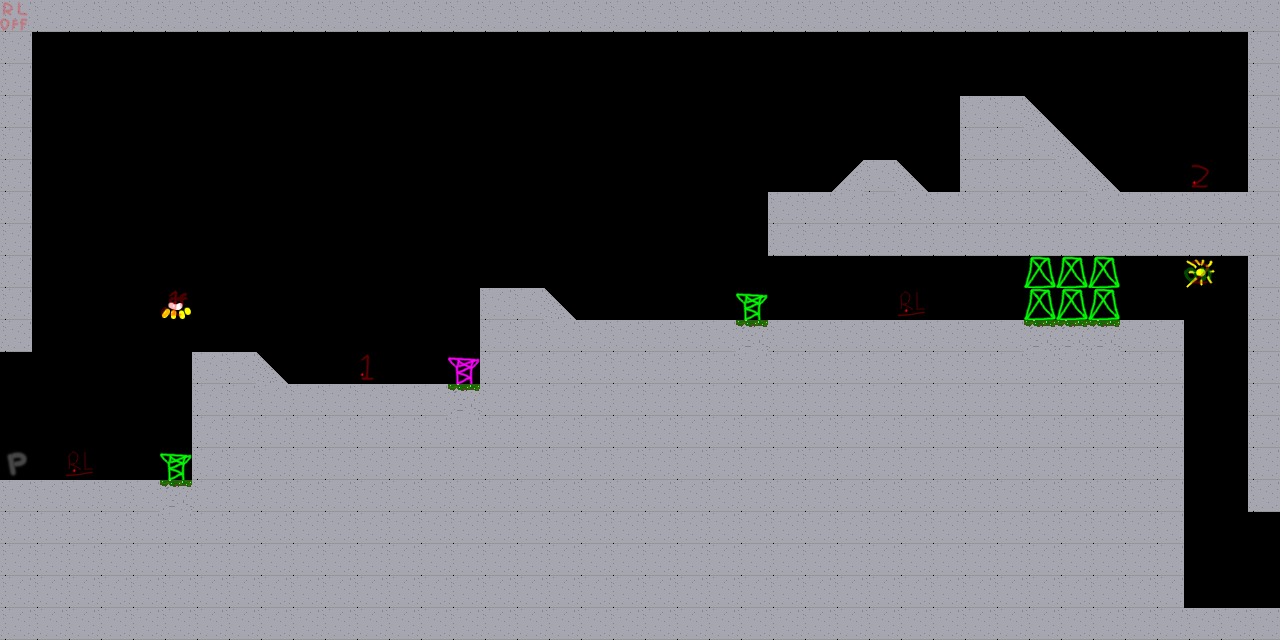

Tiled map render using the project's own tile images. Description and the map definition, with tile-layer contents summarised, below:
An orthogonal 40x20 tile map with 32x32 px tiles, 5 tile layers (platforms, objects, backgrounds, defaults, ...), 6 tilesets.

<map version="1.0" orientation="orthogonal" width="40" height="20" tilewidth="32" tileheight="32">
 <properties>
  <property name="name" value="level2" />
 </properties>
 <tileset firstgid="1" name="tile_ground" tilewidth="32" tileheight="32">
  <image source="../sheets/tile_ground.png" width="160" height="192" />
 </tileset>
 <tileset firstgid="31" name="tile_indicators" tilewidth="32" tileheight="32">
  <image source="../sheets/tile_indicators.png" width="256" height="256" />
 </tileset>
 <tileset firstgid="95" name="tile_lights" tilewidth="32" tileheight="32">
  <image source="../sheets/tile_lights.png" width="256" height="256" />
 </tileset>
 <tileset firstgid="159" name="tile_plants" tilewidth="32" tileheight="32">
  <image source="../sheets/tile_plants.png" width="256" height="256" />
 </tileset>
 <tileset firstgid="223" name="tile_special" tilewidth="32" tileheight="32">
  <image source="../sheets/tile_special.png" width="256" height="256" />
 </tileset>
 <tileset firstgid="287" name="tile_switches" tilewidth="32" tileheight="32">
  <image source="../sheets/tile_switches.png" width="256" height="256" />
 </tileset>
 <layer name="platforms" width="40" height="20">
  <data>[800 cells, 441 non-empty, 4 distinct tile ids]</data>
 </layer>
 <layer name="objects" width="40" height="20">
  <data>[800 cells, 23 non-empty, 11 distinct tile ids]</data>
 </layer>
 <layer name="backgrounds" width="40" height="20">
  <data>[800 cells, 0 non-empty, 0 distinct tile ids]</data>
 </layer>
 <layer name="defaults" width="40" height="20" opacity="0.28">
  <data>[800 cells, 8 non-empty, 6 distinct tile ids]</data>
 </layer>
 <layer name="interactions" width="40" height="20" opacity="0.37">
  <data>[800 cells, 9 non-empty, 5 distinct tile ids]</data>
 </layer>
</map>
